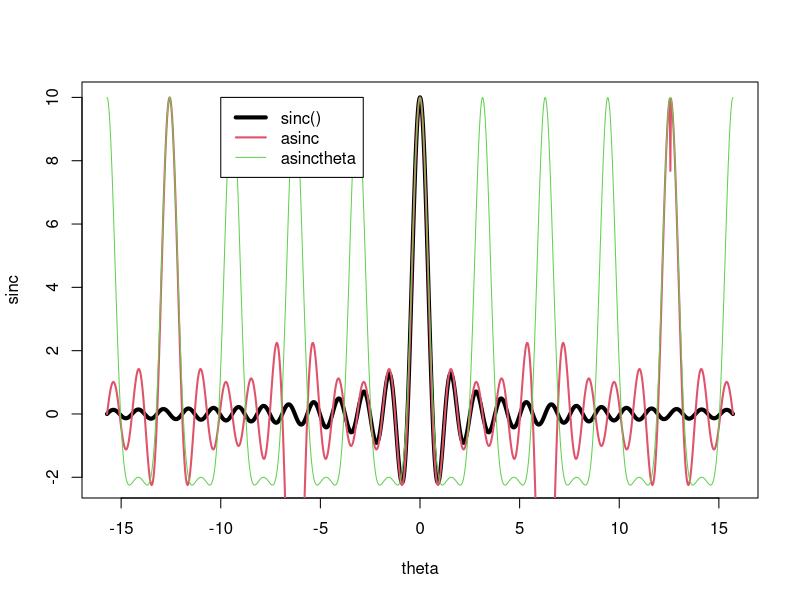

Source code (R):
    # 30425
    
    M <- 10
    N <- 100
    theta <- seq(-pi*5,pi*5,pi/N)
    
    sinc <- sin(M*theta/2) / (theta/2)
    asinc <- sin(M*theta/2) / sin(theta/2)
    asinctheta <- sin(M*sin(theta)/2) / sin(sin(theta)/2)
    
    plot(theta, sinc, col=1, type="l", lwd = 4)
    lines(theta, asinc, col=2, lwd = 2)
    lines(theta, asinctheta, col=3, lwd = 1)
    
    legend(-10, 10, c("sinc()", "asinc","asinctheta"), col=c(1,2,3), lwd = c(4,2,1))
